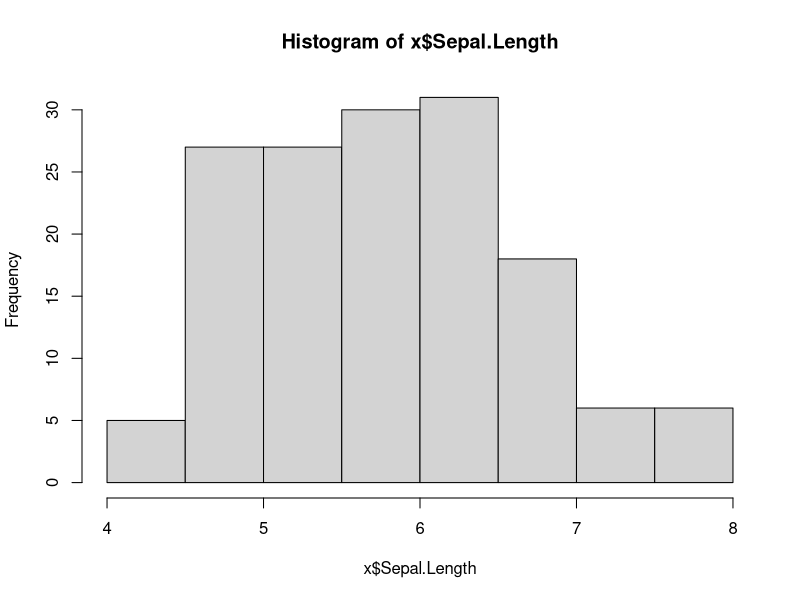
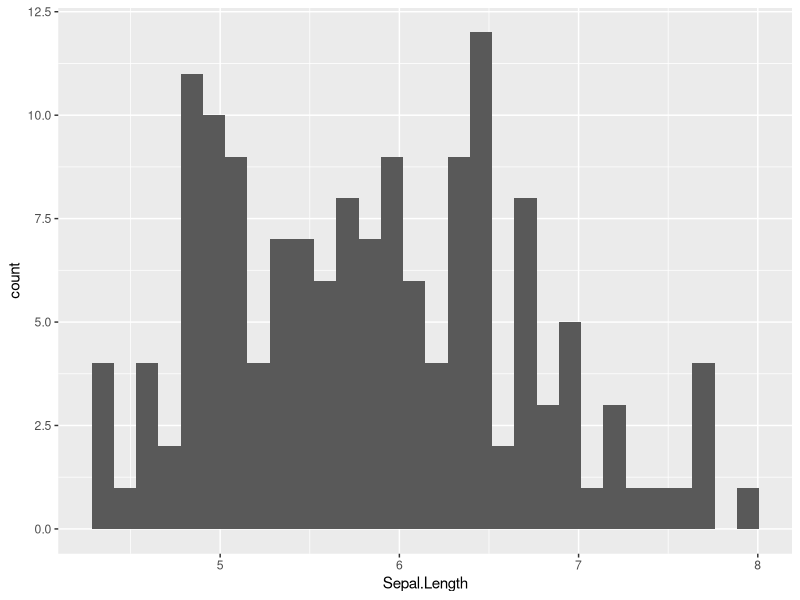
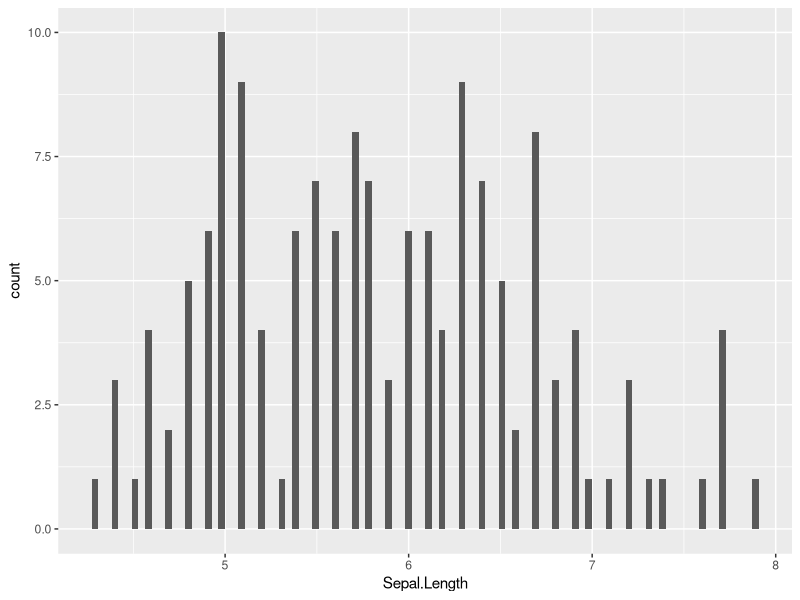
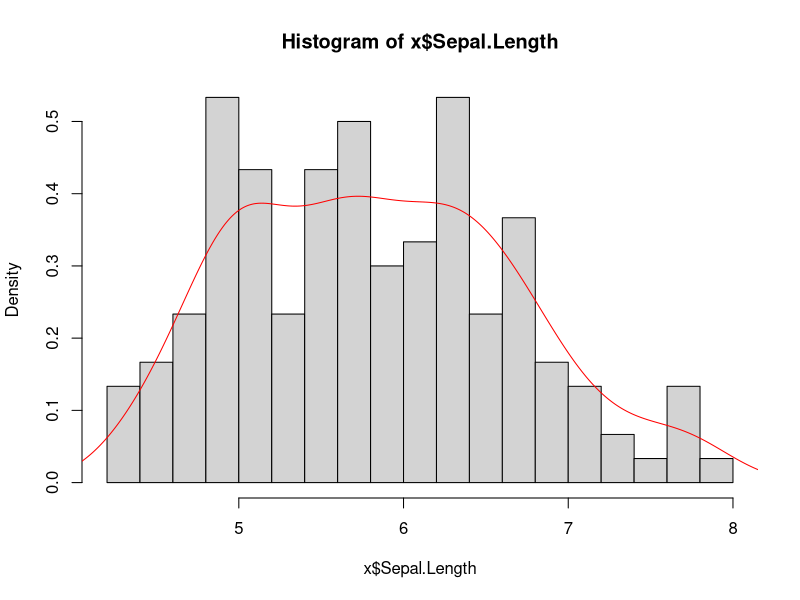
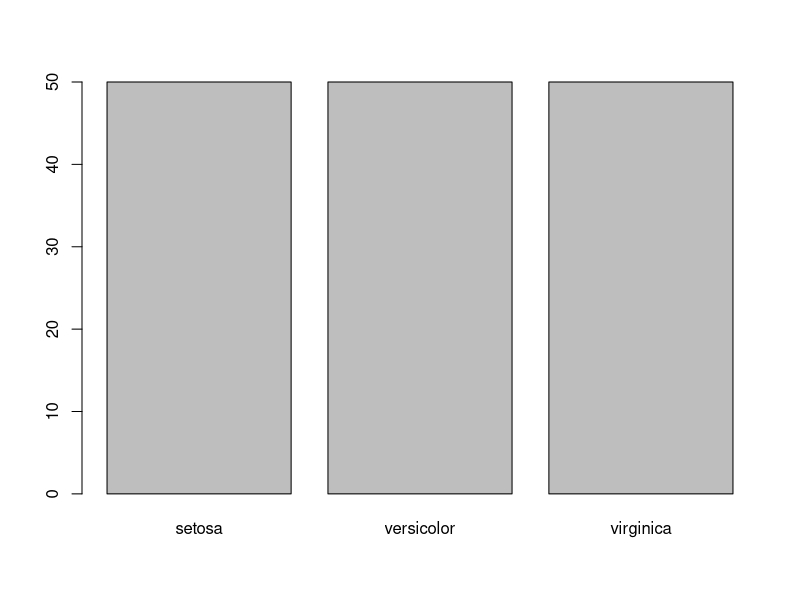
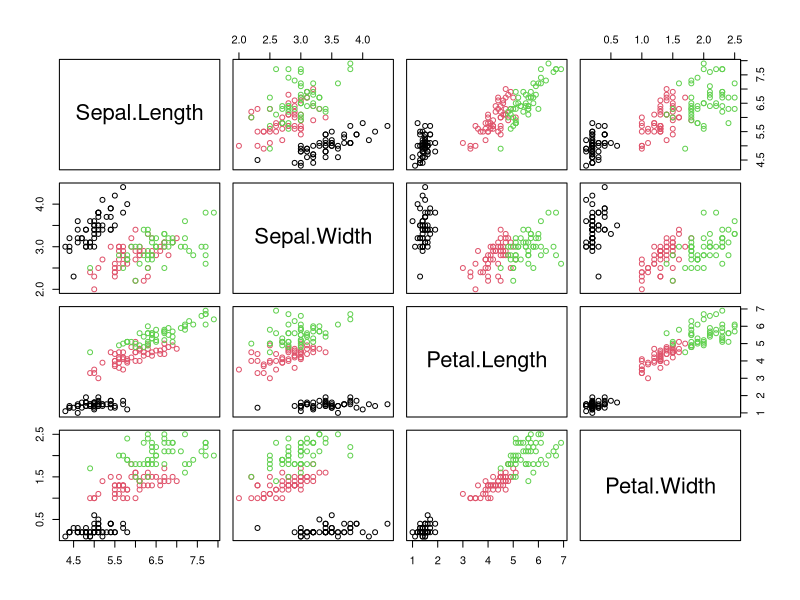
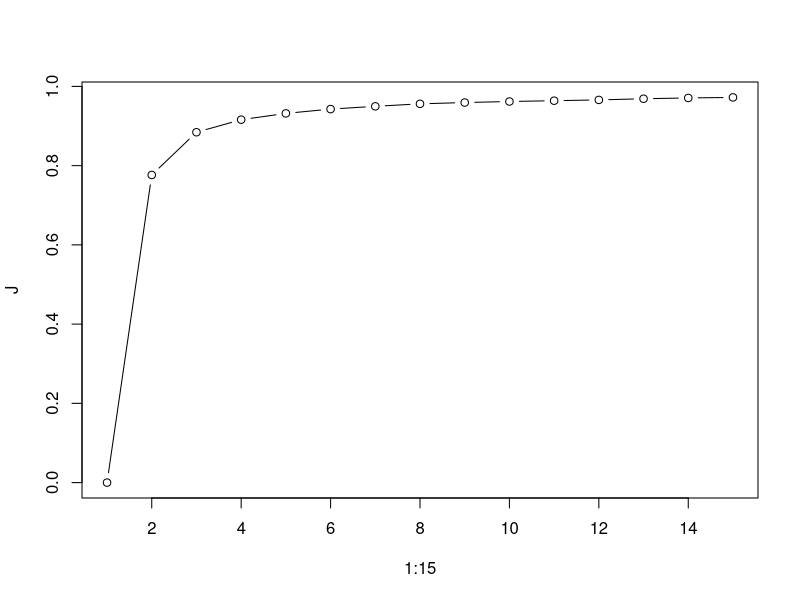
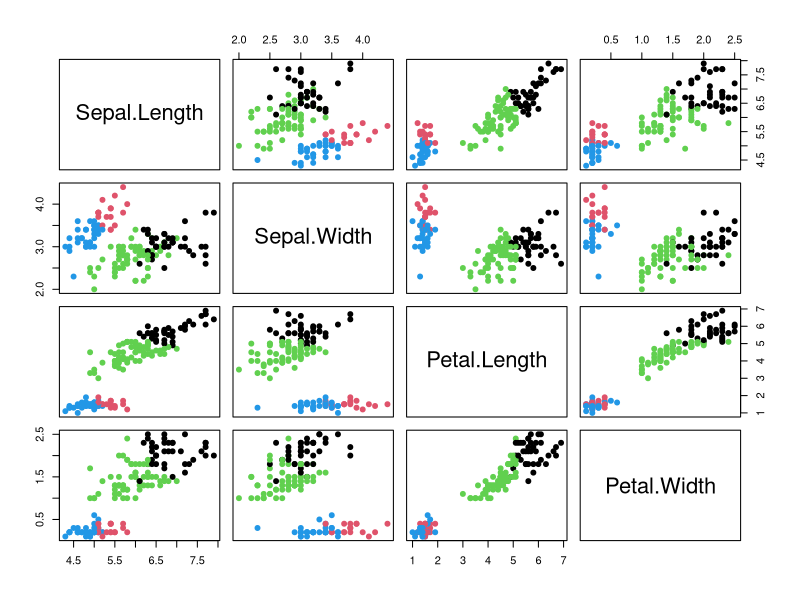

Here is the R script that generated these plots, in order:
## ---- chunk 1
x=iris
summary(x)
## ---- chunk 2
hist(x$Sepal.Length)
## ---- chunk 3
library(ggplot2)
ggplot(x)+geom_histogram(aes(x=Sepal.Length))
## ---- chunk 4
ggplot(x)+geom_histogram(aes(x=Sepal.Length),bins=100)
hist(x$Sepal.Length,breaks=20,freq=FALSE)
lines(density(x$Sepal.Length),col='red')
## ---- chunk 5
barplot(summary(x$Species))
## ---- chunk 6
pairs(x[,-5],col=as.numeric(x$Species))
## ---- chunk 7
library(class)
?kmeans
## ---- chunk 8
#try 1. not set nstart, 2. try nstart=10 not a good result
out=kmeans(x[,-5],3,nstart=10)
out
## ---- chunk 9
J=c()
for (k in 1:15){
  out=kmeans(x[,-5],k,nstart=15)
  J[k]=out$betweenss/out$totss   #B/S
}
plot(1:15,J,type='b') 
#we choose k from 2-15, so
## ---- chunk 10
out= kmeans(x[,-5],4)
pairs(x[,-5],col=out$cluster,pch=19)
out1= kmeans(x[,-5],3)
pairs(x[,-5],col=out1$cluster,pch=19)
## ---- chunk 11
x1=swiss
summary(swiss)
## ---- chunk 12
J1=c()
for (k in 1:15){
  out=kmeans(x1,k,nstart=15)
  J1[k]=out$betweenss/out$totss   #B/S
}
plot(1:15,J,type='b') 
## ---- chunk 13
out11= kmeans(x1,4,nstart=15)
pairs(x1,col=out11$cluster,pch=19)
out12= kmeans(x1,5, nstart=15)
pairs(x1,col=out12$cluster,pch=19)

out12
#here we see that the cluster 2 means we think it is a big city, more balance
#there's geneve, Rive Droite, Rive Gauche
